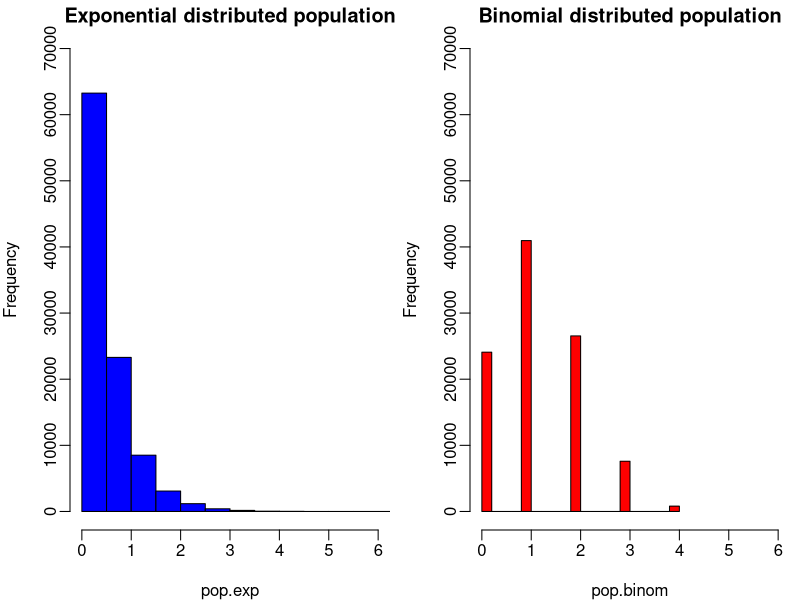
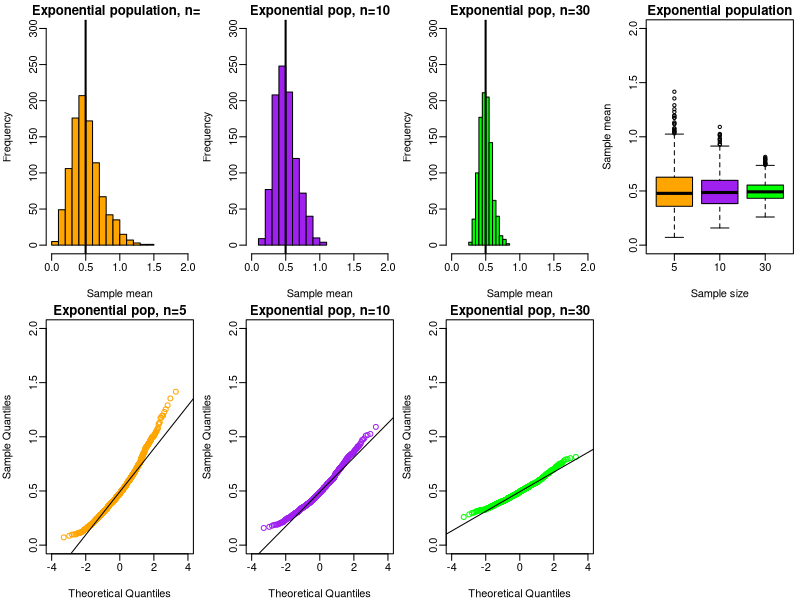
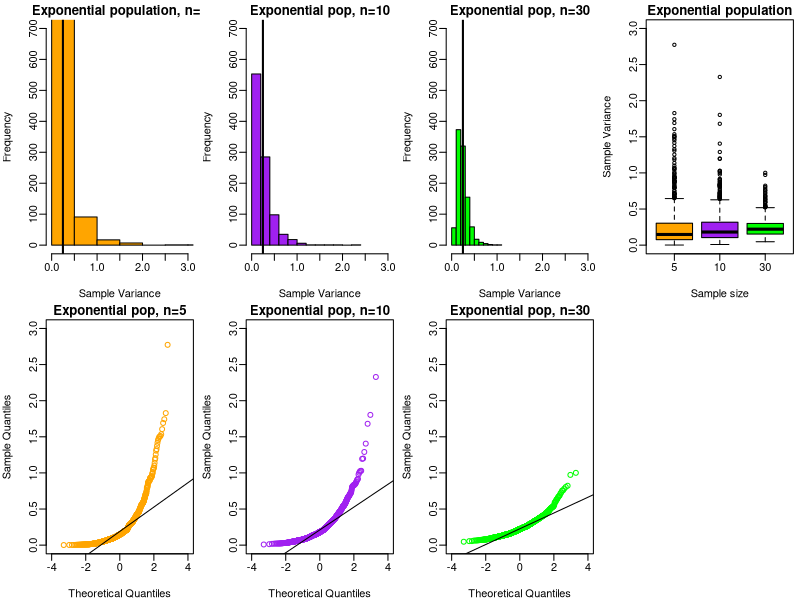
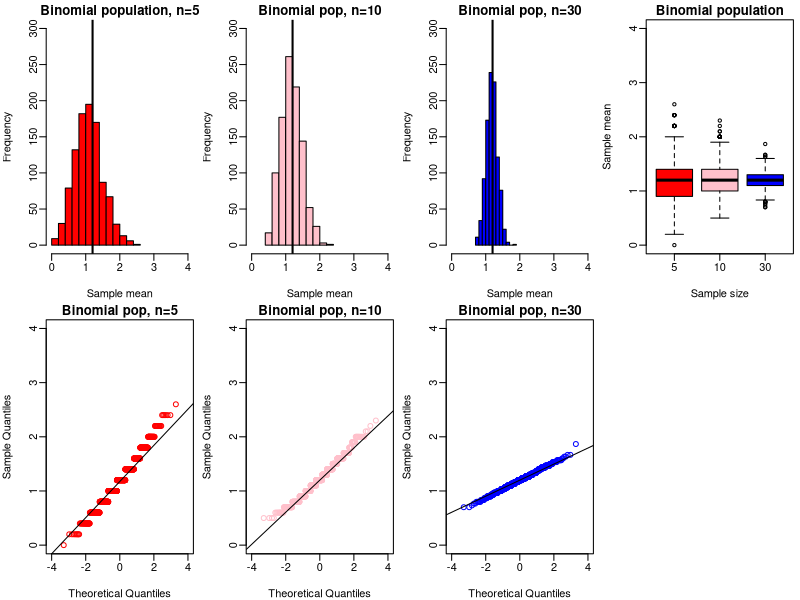
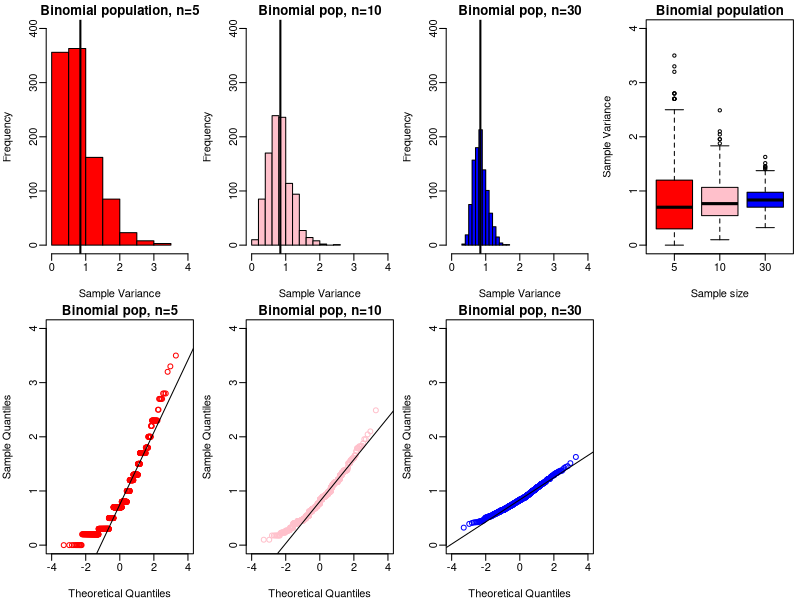

Write R code to recreate these figures, in order.
###################################################################################################
# Steve G. Mwangi
# TMATH 390, Fall 2019
# Lab 7 R script
# November 17, 2019
###################################################################################################
#OBJECTIVES:
#1.Using simulated data to explore sampling distributions.
###################################################################################################
#C1.
#Submitted R Script.
#--------------------------------------------------------------------------------------------------
setwd("C:/Users/steve/Desktop/UWT/Fall Classes/TMATH 390/R Documents/R Assignments/R_Lab_7")
#--------------------------------------------------------------------------------------------------
#Clean environment setup
rm(list=ls())
#Creating population size
N = 100000
#Create exp distribution population with mean rate of 2/hr
pop.exp = rexp(N, rate = 2)
#Recording population parameters
pop.exp.mu = mean(pop.exp)
pop.exp.med = median(pop.exp)
pop.exp.var = var(pop.exp)
pop.exp.sigma = sqrt(pop.exp.var)
#Binomial distribution with 4 independent bernoulli trials, pi = 0.3
pop.binom = rbinom(N, size = 4, prob = 0.3)
#Record population parameters for this distribution
pop.binom.mu = mean(pop.binom)
pop.binom.median = median(pop.binom)
pop.binom.var = var(pop.binom)
pop.binom.sigma = sqrt(pop.binom.var)
#Histograms for the two populations
summary(pop.exp)
summary(pop.binom)
par(mar=c(3.5,3.5,1.5,0.5),mgp=c(2.5,0.5,0),mfrow=c(1,2))
# xlim=c(lower,upper) is the flag used to customize the
# x-axis limits. Substitute ylim=c(lower,upper) for the y-axis
hist(pop.exp, col = "blue", xlim=c(0,6), ylim=c(0,70000), main="Exponential distributed population")
hist(pop.binom, col = "red", xlim=c(0,6), ylim=c(0,70000), main="Binomial distributed population")
#Taking samples
#The sample function takes as arguments
#the objects from which we're sampling
sample1 = sample(pop.exp, size = 5)
#Here is the sample
sample1
mean(sample1)
median(sample1)
var(sample1)
sd(sample1)
#Reapeating 1000 times
#Create empty data frames for 5, 10 and size 30
samp.exp5 = data.frame(mean = rep(NA, 1000),median=rep(NA, 1000), var = rep(NA, 1000), sd=rep(NA,1000))
samp.exp10 = data.frame(mean = rep(NA, 1000),median=rep(NA, 1000), var = rep(NA, 1000), sd=rep(NA,1000))
samp.exp30 = data.frame(mean = rep(NA, 1000),median=rep(NA, 1000), var = rep(NA, 1000), sd=rep(NA,1000))
#Loop the sampling
for(i in 1:1000)
{
  #draw the random sample
  tmp5.samp = sample(pop.exp, size = 5)
  tmp10.samp = sample(pop.exp, size = 10)
  tmp30.samp = sample(pop.exp, size = 30)
  #and enter the value for the summary statistics in the data frame
  #samp5
  samp.exp5$mean[i]=mean(tmp5.samp)
  samp.exp5$median[i]=median(tmp5.samp)
  samp.exp5$var[i]=var(tmp5.samp)
  samp.exp5$sd[i]=sd(tmp5.samp)
  #samp10
  samp.exp10$mean[i]=mean(tmp10.samp)
  samp.exp10$median[i]=median(tmp10.samp)
  samp.exp10$var[i]=var(tmp10.samp)
  samp.exp10$sd[i]=sd(tmp10.samp)
  #samp30
  samp.exp30$mean[i]=mean(tmp30.samp)
  samp.exp30$median[i]=median(tmp30.samp)
  samp.exp30$var[i]=var(tmp30.samp)
  samp.exp30$sd[i]=sd(tmp30.samp)
}
# Mean
# note: mfcol tells R to fill in the panels column
# by column rather than by row
par(mfcol=c(2,4),mar=c(3.5,3.5,1.5,0.5),mgp=c(2.5,0.5,0))
hist(samp.exp5$mean, col = "orange",xlab="Sample mean",main="Exponential population, n=5",
     xlim=c(0,2), ylim = c(0, 300))
# draw a vertical line at the true value
abline(v=pop.exp.mu,lwd=2)
qqnorm(samp.exp5$mean, col = "orange", xlim = c(-4, 4), ylim = c(0, 2), main="Exponential pop, n=5")
qqline(samp.exp5$mean)
### Now for samples of size 10
hist(samp.exp10$mean, col = "purple",xlab="Sample mean",main="Exponential pop, n=10",
     xlim=c(0,2), ylim = c(0, 300))
# draw a vertical line at the true value
abline(v=pop.exp.mu,lwd=2)
qqnorm(samp.exp10$mean, col = "purple", xlim = c(-4, 4), ylim = c(0, 2),main="Exponential pop, n=10")
qqline(samp.exp10$mean)
### Now for samples of size 30
hist(samp.exp30$mean, col = "green",xlab="Sample mean",main="Exponential pop, n=30",
     xlim=c(0,2), ylim = c(0, 300))
# draw a vertical line at the true value
abline(v=pop.exp.mu,lwd=2)
# now a qq plot
qqnorm(samp.exp30$mean, col = "green", xlim = c(-4, 4), ylim = c(0, 2),main="Exponential pop, n=30")
qqline(samp.exp30$mean)
# Now a boxplot to compare all three distributions side by side
boxplot(samp.exp5$mean,samp.exp10$mean,samp.exp30$mean,
        ylab="Sample mean",xlab="Sample size",names=c("5","10","30"), col = c("orange", "purple", "green"),
        main="Exponential population",ylim=c(0,2))
#Variance
# note: mfcol tells R to fill in the panels column
# by column rather than by row
par(mfcol=c(2,4),mar=c(3.5,3.5,1.5,0.5),mgp=c(2.5,0.5,0))
hist(samp.exp5$var, col = "orange",xlab="Sample Variance",main="Exponential population, n=5",
     xlim=c(0,3), ylim = c(0, 700))
# draw a vertical line at the true value
abline(v=pop.exp.var,lwd=2)
qqnorm(samp.exp5$var, col = "orange", xlim = c(-4, 4), ylim = c(0, 3), main="Exponential pop, n=5")
qqline(samp.exp5$var)
### Now for samples of size 10
hist(samp.exp10$var, col = "purple",xlab="Sample Variance",main="Exponential pop, n=10",
     xlim=c(0,3), ylim = c(0, 700))
# draw a vertical line at the true value
abline(v=pop.exp.var,lwd=2)
qqnorm(samp.exp10$var, col = "purple", xlim = c(-4, 4), ylim = c(0, 3),main="Exponential pop, n=10")
qqline(samp.exp10$var)
### Now for samples of size 30
hist(samp.exp30$var, col = "green",xlab="Sample Variance",main="Exponential pop, n=30",
     xlim=c(0,3), ylim = c(0, 700))
# draw a vertical line at the true value
abline(v=pop.exp.var,lwd=2)
# now a qq plot
qqnorm(samp.exp30$var, col = "green", xlim = c(-4, 4), ylim = c(0, 3),main="Exponential pop, n=30")
qqline(samp.exp30$var)
# Now a boxplot to compare all three distributions side by side
boxplot(samp.exp5$var,samp.exp10$var,samp.exp30$var,
        ylab="Sample Variance",xlab="Sample size",names=c("5","10","30"), col = c("orange", "purple", "green"),
        main="Exponential population",ylim=c(0,3))
###################################################################################################
#Binomial
###################################################################################################
#Reapeating 1000 times
#Create empty data frames for 5, 10 and size 30
samp.binom5 = data.frame(mean = rep(NA, 1000),median=rep(NA, 1000), var = rep(NA, 1000), sd=rep(NA,1000))
samp.binom10 = data.frame(mean = rep(NA, 1000),median=rep(NA, 1000), var = rep(NA, 1000), sd=rep(NA,1000))
samp.binom30 = data.frame(mean = rep(NA, 1000),median=rep(NA, 1000), var = rep(NA, 1000), sd=rep(NA,1000))
#Loop the sampling
for(i in 1:1000)
{
  #draw the random sample
  tmpb5.samp = sample(pop.binom, size = 5)
  tmpb10.samp = sample(pop.binom, size = 10)
  tmpb30.samp = sample(pop.binom, size = 30)
  #and enter the value for the summary statistics in the data frame
  #samp5
  samp.binom5$mean[i]=mean(tmpb5.samp)
  samp.binom5$median[i]=median(tmpb5.samp)
  samp.binom5$var[i]=var(tmpb5.samp)
  samp.binom5$sd[i]=sd(tmpb5.samp)
  #samp10
  samp.binom10$mean[i]=mean(tmpb10.samp)
  samp.binom10$median[i]=median(tmpb10.samp)
  samp.binom10$var[i]=var(tmpb10.samp)
  samp.binom10$sd[i]=sd(tmpb10.samp)
  #samp30
  samp.binom30$mean[i]=mean(tmpb30.samp)
  samp.binom30$median[i]=median(tmpb30.samp)
  samp.binom30$var[i]=var(tmpb30.samp)
  samp.binom30$sd[i]=sd(tmpb30.samp)
}
###################################################################################################
#Binomial Mean
###################################################################################################
# note: mfcol tells R to fill in the panels column
# by column rather than by row
par(mfcol=c(2,4),mar=c(3.5,3.5,1.5,0.5),mgp=c(2.5,0.5,0))
hist(samp.binom5$mean, col = "red",xlab="Sample mean",main="Binomial population, n=5",
     xlim=c(0,4), ylim = c(0, 300))
# draw a vertical line at the true value
abline(v=pop.binom.mu,lwd=2)
qqnorm(samp.binom5$mean, col = "red", xlim = c(-4, 4), ylim = c(0, 4), main="Binomial pop, n=5")
qqline(samp.binom5$mean)
### Now for samples of size 10
hist(samp.binom10$mean, col = "pink",xlab="Sample mean",main="Binomial pop, n=10",
     xlim=c(0,4), ylim = c(0, 300))
# draw a vertical line at the true value
abline(v=pop.binom.mu,lwd=2)
qqnorm(samp.binom10$mean, col = "pink", xlim = c(-4, 4), ylim = c(0, 4),main="Binomial pop, n=10")
qqline(samp.binom10$mean)
### Now for samples of size 30
hist(samp.binom30$mean, col = "blue",xlab="Sample mean",main="Binomial pop, n=30",
     xlim=c(0,4), ylim = c(0, 300))
# draw a vertical line at the true value
abline(v=pop.binom.mu,lwd=2)
# now a qq plot
qqnorm(samp.binom30$mean, col = "blue", xlim = c(-4, 4), ylim = c(0, 4),main="Binomial pop, n=30")
qqline(samp.binom30$mean)
# Now a boxplot to compare all three distributions side by side
boxplot(samp.binom5$mean,samp.binom10$mean,samp.binom30$mean,
        ylab="Sample mean",xlab="Sample size",names=c("5","10","30"), col = c("red", "pink", "blue"),
        main="Binomial population",ylim=c(0,4))
###################################################################################################
#Binomial Variance
###################################################################################################
# note: mfcol tells R to fill in the panels column
# by column rather than by row
par(mfcol=c(2,4),mar=c(3.5,3.5,1.5,0.5),mgp=c(2.5,0.5,0))
hist(samp.binom5$var, col = "red",xlab="Sample Variance",main="Binomial population, n=5",
     xlim=c(0,4), ylim = c(0, 400))
# draw a vertical line at the true value
abline(v=pop.binom.var,lwd=2)
qqnorm(samp.binom5$var, col = "red", xlim = c(-4, 4), ylim = c(0, 4), main="Binomial pop, n=5")
qqline(samp.binom5$var)
### Now for samples of size 10
hist(samp.binom10$var, col = "pink",xlab="Sample Variance",main="Binomial pop, n=10",
     xlim=c(0,4), ylim = c(0, 400))
# draw a vertical line at the true value
abline(v=pop.binom.var,lwd=2)
qqnorm(samp.binom10$var, col = "pink", xlim = c(-4, 4), ylim = c(0, 4),main="Binomial pop, n=10")
qqline(samp.binom10$var)
### Now for samples of size 30
hist(samp.binom30$var, col = "blue",xlab="Sample Variance",main="Binomial pop, n=30",
     xlim=c(0,4), ylim = c(0, 400))
# draw a vertical line at the true value
abline(v=pop.binom.var,lwd=2)
# now a qq plot
qqnorm(samp.binom30$var, col = "blue", xlim = c(-4, 4), ylim = c(0, 4),main="Binomial pop, n=30")
qqline(samp.binom30$var)
# Now a boxplot to compare all three distributions side by side
boxplot(samp.binom5$var,samp.binom10$var,samp.binom30$var,
        ylab="Sample Variance",xlab="Sample size",names=c("5","10","30"), col = c("red", "pink", "blue"),
        main="Binomial population",ylim=c(0,4))

